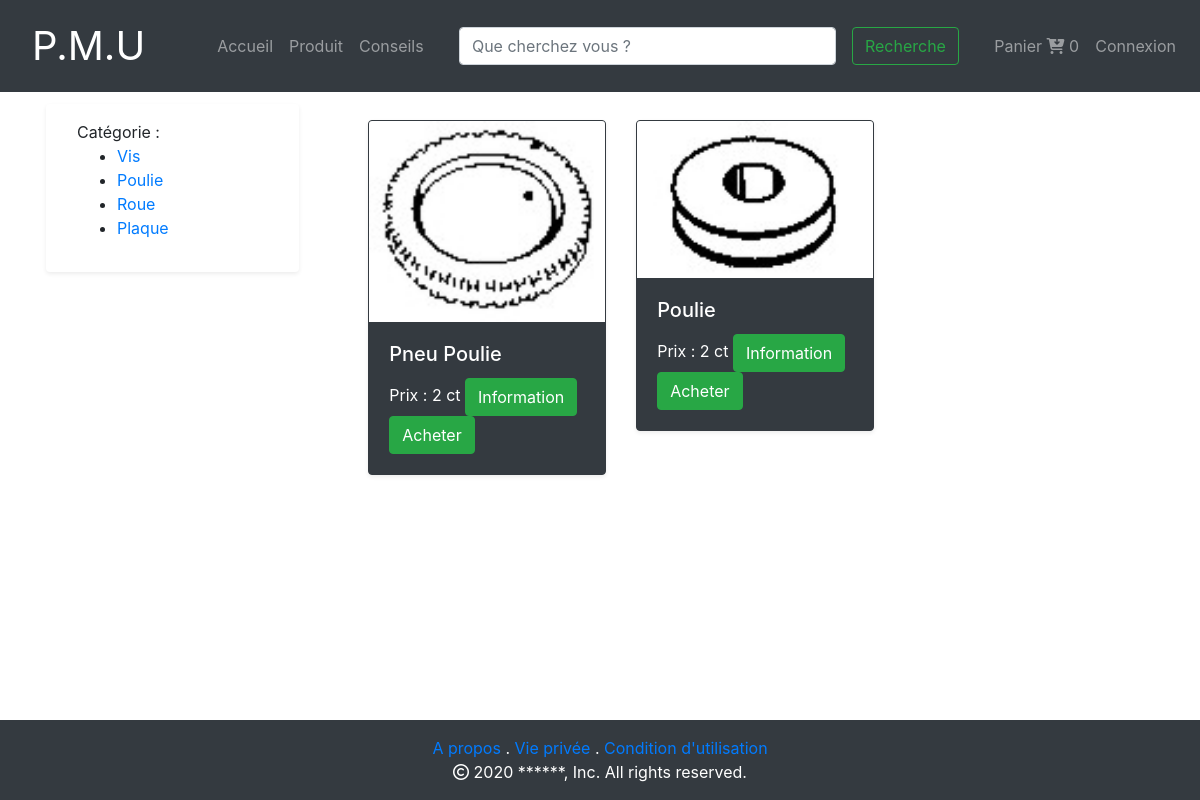
Screenshot of /vue/cat_prod.php?categorie=2 with the database file from the repository.
### tables this page shows
CREATE TABLE IF NOT EXISTS `categorie_produit` (
  `id_cat_prod` int NOT NULL AUTO_INCREMENT,
  `libelle` varchar(255) NOT NULL,
  PRIMARY KEY (`id_cat_prod`)
);

### models/CategorieManager.php (called while the page is built, shortened)
<?php
include_once('Categorie.php');
class CategorieManager
{
    public function listeCategorie()
  {
    $DBase = new Connect();
    $db = $DBase->connexion();
    $categories = [];
    $q = $db->prepare('SELECT id_cat_prod,libelle from categorie_produit');
    $q->execute();
    while ($donnees = $q->fetch(PDO::FETCH_ASSOC))
    {
      $categories[] = new Categorie($donnees);
    }
    return $categories;
  }
}
?>

### models/Categorie.php (called while the page is built, shortened)
<?php
class Categorie
{
	private $_id;
	private $_libelle;
	public function __construct($donnees)
	{
		$this->_id = $donnees['id_cat_prod'];
		$this->_libelle = $donnees['libelle'];
	}
	public function getId()
	{
		return $this->_id;
	}
	public function getLibelle()
	{
		return $this->_libelle;
	}
}
?>

### models/ArticleManager.php (called while the page is built, shortened)
<?php
include_once('Article.php');
class articleManager
{
  public function getPromotionCategorie($categorie)
  {
    $promotions = [];
    $DBase = new Connect();
		$db = $DBase->connexion();
    $q = $db->prepare('SELECT id_produit,produit.libelle,chemin,image,prix_unitaire,ROUND(prix_unitaire*(pourcentage/100),2)as prix,promotion,pourcentage,datefin from produit
    join categorie_produit on categorie_produit.id_cat_prod = id_cat
    join objet on objet.id_prod = id_produit
    join promotion on promotion.id = produit.promotion where CURDATE() between datedebut and datefin and categorie_produit.id_cat_prod LIKE "'.$categorie.'"');
    $q->execute();
    while ($donnees = $q->fetch(PDO::FETCH_ASSOC))
    {
      $promotions[] = new Article($donnees);
    }
    return $promotions;
  }
  public function getList($categorie)
  {
    $articles = [];
    $DBase = new Connect();
    $db = $DBase->connexion();
    $q = $db->prepare('SELECT id_produit,reference,quantité,produit.libelle,description,prix_unitaire,(categorie_produit.libelle) as categorie,chemin,image from produit
    join objet on id_prod = produit.id_produit
    join categorie_produit on categorie_produit.id_cat_prod = id_cat where id_cat LIKE "'.$categorie.'" ');
    $q->execute();
    while ($donnees = $q->fetch(PDO::FETCH_ASSOC))
    {
      $articles[] = new Article($donnees);
    }
    return $articles;
  }
}

### models/Article.php (called while the page is built, shortened)
<?php
class Article
{
	private $_id ;
	private $_prix_unitaire = 0;
	private $_libelle = "";
	private $_chemin = "";
	private $_nomImage = "";
	public function __construct($donnees)
	{
		if (isset($donnees['id_produit'])) {
			$this->_id = $donnees['id_produit'];
		}
		if (isset($donnees['prix_unitaire'])) {
			$this->_prix_unitaire = $donnees['prix_unitaire'];
		}
		if (isset($donnees['libelle'])) {
			$this->_libelle = $donnees['libelle'];
		}
		if (isset($donnees['chemin'])) {
			$this->_chemin = $donnees['chemin'];
		}
		if (isset($donnees['image'])) {
			$this->_nomImage = $donnees['image'];
		}
	}
	public function getId()
	{
		return $this->_id;
	}
	public function getPrix()
	{
		return $this->_prix_unitaire;
	}
	public function getLibelle()
	{
		return $this->_libelle;
	}
	public function getImage()
	{
		return $this->_chemin;
	}
	public function getNomImage()
	{
		return $this->_nomImage;
	}
}
 ?>

### vue/cat_prod.php (the view, shortened to what this page needs)
<?php
    include_once('../models/CategorieManager.php');
    include_once('../models/Categorie.php');
    include_once('../models/ArticleManager.php');
    $article = [];
    $articlePromo = [];
    $Cat_man = new CategorieManager();
    $Art_man = new articleManager();
    if(isset($_GET['categorie'])){
        $article = $Art_man->getList($_GET['categorie']);
        $articlePromo=$Art_man->getPromotionCategorie($_GET['categorie']);
    }
    else{
        $article = $Art_man->getList('%');
        $articlePromo=$Art_man->getPromotionCategorie('%');
    }
    $categories = $Cat_man->listeCategorie();
    $tailleCategories = sizeof($categories);
    $tailleArticle = sizeof($article);
    $tailleArticlePromo = sizeof($articlePromo);
?>
<html lang="fr">
    <?php include_once('../public/template/head.php'); ?>
    <body>
        <?php include_once('../public/template/header.php'); ?>
        <main>
           <div class="container-fluid">
               <div class="row ml-1 p-2">
                    <div class="col-3">
                        <div class="row shadow-sm m-1 p-3 mb-5 bg-white rounded">
                            <div class="col">
                                <a>Catégorie :</a>
                                <ul>
                                    <?php
                                        for ($i=0; $i < $tailleCategories; $i++) {
                                            echo '<li> <a href="cat_prod.php?categorie='.$categories[$i]->getId().'">'. $categories[$i]->getLibelle() . '</a></li> ';
                                        }
                                     ?>
                                </ul>
                            </div>
                        </div>
                    </div>
                    <div class="col-9">
                        <div class="row m-1 p-3 mb-5 bg-white rounded">
                            <div class="col">
                                <div class="row">
<?php
    $y = 0;
    for ($i=0; $i < $tailleArticle; $i++) {
?>
                                    <div class="col-4">
                                        <div class="card border border-dark  shadow-sm bg-dark  text-white rounded">
                                            <img src=<?php echo '"'.$article[$i]->getImage().'"'?> class="card-img-top" alt="<?php echo $article[$i]->getNomImage()?>">
                                            <div class="card-body">
                                                <div class="row">
                                                    <div class="col">
                                                        <h5 class="card-title"><?php echo $article[$i]->getLibelle() ?></h5>
                                                        <?php
                                                        if($tailleArticlePromo == 0){
                                                        if($article[$i]->getId() == $articlePromo[$y]->getId()){
                                                        ?>
                                                            <span class="card-link">Prix : <del><?php echo $articlePromo[$y]->getPrix() ?> ct</del>  <?php echo $articlePromo[$y]->getPrixPromo() ?> ct</span>
                                                            <span class="badge badge-success">- <?php echo $articlePromo[$y]->getPourcentage() ?>%</span>
                                                        <?php
                                                            $y++;
                                                            }
                                                            else{
                                                        ?>
                                                            <span class="card-link">Prix : <?php echo $article[$i]->getPrix() ?> ct</span>
                                                        <?php
                                                            }}
                                                            else{
                                                        ?>
                                                            <span class="card-link">Prix : <?php echo $article[$i]->getPrix() ?> ct</span>
                                                        <?php
                                                            }
                                                        ?>
                                                       <a href="pageProduit.php?id=<?php echo  $article[$i]->getId()?>"><button class="card-link btn btn-success" name="info" id="info">Information</button></a>
                                                        <button class="card-link btn btn-success" name="acheter" id="acheter">Acheter</button>
                                                    </div>
                                                </div>
                                            </div>
                                        </div>
                                    </div>
<?php
    }
?>
                            </div>
                        </div>
                    </div>
               </div>
           </div>
        </main>
        <?php include_once('../public/template/footer.php'); ?>
    </body>
</html>

### public/template/template.css (style rules this page uses)
html { height: 100%; }
body { margin: 0; display: flex; flex-direction: column; min-height: 100vh; }
main { flex: 1; }

### rows the page displays
categorie_produit: libelle "Vis"
categorie_produit: libelle "Poulie"
categorie_produit: libelle "Roue"
categorie_produit: libelle "Plaque"

### other values shown
$article[$i]->getLibelle() "Pneu Poulie"
$article[$i]->getPrix() "2"
$article[$i]->getLibelle() "Poulie"
